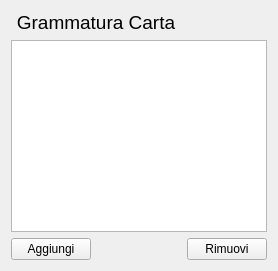
     <widget class="QWidget" name="widget_carta_grammatura" native="true">
      <layout class="QGridLayout" name="gridLayout_7">
       <item row="0" column="0" colspan="2">
        <widget class="QLabel" name="label_6">
         <property name="font">
          <font>
           <pointsize>14</pointsize>
          </font>
         </property>
         <property name="text">
          <string>Grammatura Carta</string>
         </property>
         <property name="alignment">
          <set>Qt::AlignCenter</set>
         </property>
        </widget>
       </item>
       <item row="1" column="0" colspan="3">
        <widget class="QTableView" name="tableView_carta_grammatura">
         <property name="sortingEnabled">
          <bool>true</bool>
         </property>
         <attribute name="horizontalHeaderDefaultSectionSize">
          <number>200</number>
         </attribute>
         <attribute name="horizontalHeaderShowSortIndicator" stdset="0">
          <bool>true</bool>
         </attribute>
         <attribute name="horizontalHeaderStretchLastSection">
          <bool>true</bool>
         </attribute>
         <attribute name="verticalHeaderDefaultSectionSize">
          <number>30</number>
         </attribute>
        </widget>
       </item>
       <item row="2" column="0">
        <widget class="QPushButton" name="bottone_carta_grammatura_aggiungi">
         <property name="text">
          <string>Aggiungi</string>
         </property>
        </widget>
       </item>
       <item row="2" column="1">
        <spacer name="horizontalSpacer_6">
         <property name="orientation">
          <enum>Qt::Horizontal</enum>
         </property>
         <property name="sizeHint" stdset="0">
          <size>
           <width>40</width>
           <height>20</height>
          </size>
         </property>
        </spacer>
       </item>
       <item row="2" column="2">
        <widget class="QPushButton" name="bottone_carta_grammatura_rimuovi">
         <property name="text">
          <string>Rimuovi</string>
         </property>
        </widget>
       </item>
      </layout>
     </widget>
